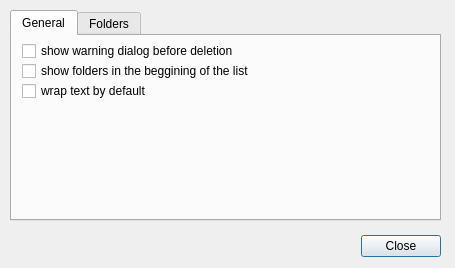
<?xml version="1.0" encoding="UTF-8"?>
<ui version="4.0">
 <class>NightNotePrefs</class>
 <widget class="QDialog" name="NightNotePrefs">
  <property name="geometry">
   <rect>
    <x>0</x>
    <y>0</y>
    <width>455</width>
    <height>268</height>
   </rect>
  </property>
  <property name="windowTitle">
   <string>Night Notes preferences</string>
  </property>
  <widget class="QDialogButtonBox" name="buttonBox">
   <property name="geometry">
    <rect>
     <x>40</x>
     <y>230</y>
     <width>401</width>
     <height>32</height>
    </rect>
   </property>
   <property name="orientation">
    <enum>Qt::Horizontal</enum>
   </property>
   <property name="standardButtons">
    <set>QDialogButtonBox::Close</set>
   </property>
  </widget>
  <widget class="QTabWidget" name="tabWidget">
   <property name="geometry">
    <rect>
     <x>10</x>
     <y>10</y>
     <width>431</width>
     <height>211</height>
    </rect>
   </property>
   <property name="currentIndex">
    <number>0</number>
   </property>
   <widget class="QWidget" name="tabGeneral">
    <attribute name="title">
     <string>General</string>
    </attribute>
    <widget class="QCheckBox" name="checkBoxAskIfdelete">
     <property name="geometry">
      <rect>
       <x>10</x>
       <y>5</y>
       <width>391</width>
       <height>20</height>
      </rect>
     </property>
     <property name="text">
      <string>show warning dialog before deletion</string>
     </property>
    </widget>
    <widget class="QCheckBox" name="checkBoxFolderSort">
     <property name="geometry">
      <rect>
       <x>10</x>
       <y>25</y>
       <width>391</width>
       <height>20</height>
      </rect>
     </property>
     <property name="text">
      <string>show folders in the beggining of the list</string>
     </property>
    </widget>
    <widget class="QCheckBox" name="checkBoxWrapText">
     <property name="geometry">
      <rect>
       <x>10</x>
       <y>45</y>
       <width>391</width>
       <height>20</height>
      </rect>
     </property>
     <property name="text">
      <string>wrap text by default</string>
     </property>
    </widget>
   </widget>
   <widget class="QWidget" name="tabFolders">
    <attribute name="title">
     <string>Folders</string>
    </attribute>
    <widget class="QLabel" name="label">
     <property name="geometry">
      <rect>
       <x>15</x>
       <y>4</y>
       <width>361</width>
       <height>16</height>
      </rect>
     </property>
     <property name="text">
      <string>Working folder for Night Notes</string>
     </property>
    </widget>
    <widget class="QLineEdit" name="lineEditPath">
     <property name="geometry">
      <rect>
       <x>10</x>
       <y>24</y>
       <width>341</width>
       <height>21</height>
      </rect>
     </property>
     <property name="readOnly">
      <bool>true</bool>
     </property>
    </widget>
    <widget class="QPushButton" name="pushButtonPath">
     <property name="geometry">
      <rect>
       <x>360</x>
       <y>20</y>
       <width>51</width>
       <height>32</height>
      </rect>
     </property>
     <property name="text">
      <string>...</string>
     </property>
    </widget>
   </widget>
  </widget>
 </widget>
 <resources/>
 <connections>
  <connection>
   <sender>buttonBox</sender>
   <signal>accepted()</signal>
   <receiver>NightNotePrefs</receiver>
   <slot>accept()</slot>
   <hints>
    <hint type="sourcelabel">
     <x>248</x>
     <y>254</y>
    </hint>
    <hint type="destinationlabel">
     <x>157</x>
     <y>274</y>
    </hint>
   </hints>
  </connection>
  <connection>
   <sender>buttonBox</sender>
   <signal>rejected()</signal>
   <receiver>NightNotePrefs</receiver>
   <slot>reject()</slot>
   <hints>
    <hint type="sourcelabel">
     <x>316</x>
     <y>260</y>
    </hint>
    <hint type="destinationlabel">
     <x>286</x>
     <y>274</y>
    </hint>
   </hints>
  </connection>
 </connections>
</ui>
